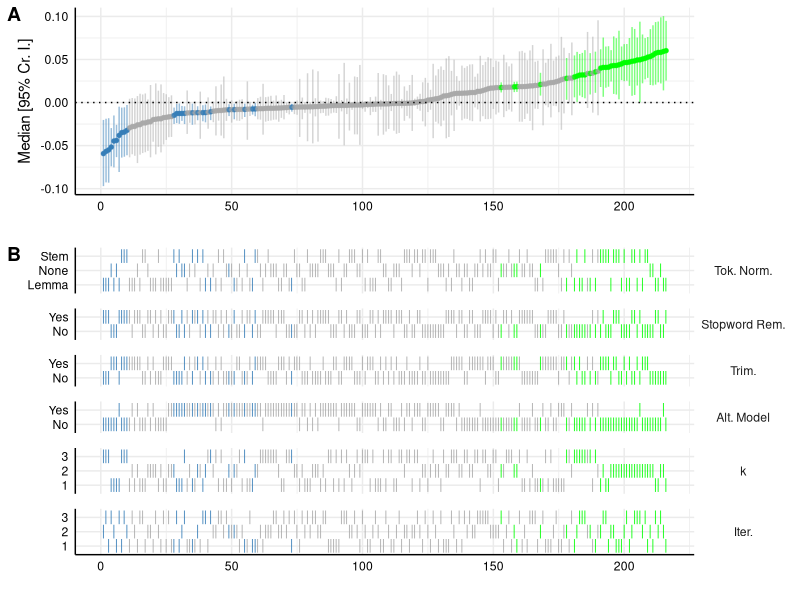
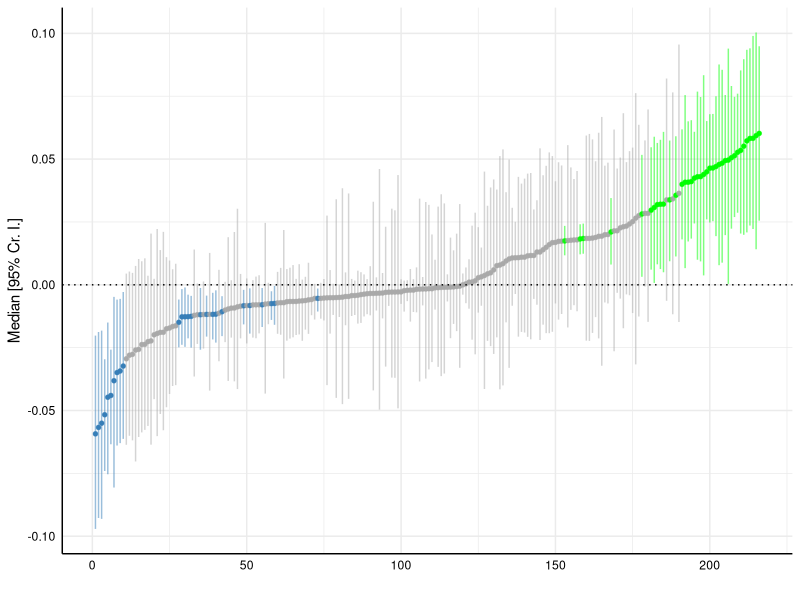
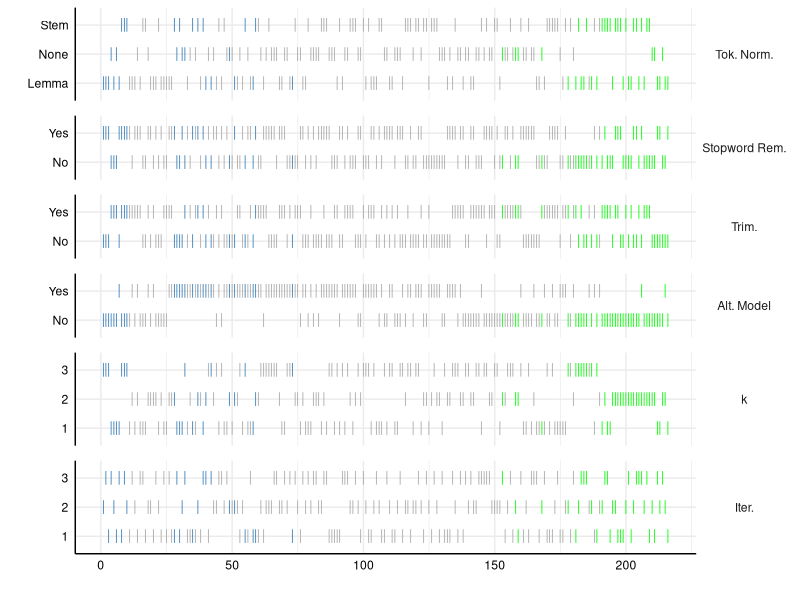

Generate these figures, in order, with R:
library(here)
library(dplyr)
library(ggplot2)

library(cowplot)
# library("dplyr")
# library("ggplot2")
# library("here")
library(stringr)
library(tidyr)

results <- read.csv(here("results", "aggregated", "czymara", "1.csv"))

plot_a <- results |>
    arrange(Estimate) |>
    mutate(specifications = 1:nrow(results),
           color = case_when(Q2.5 > 0 ~ "green",
                             Q97.5 < 0 ~ "#377eb8",
                             is.na(Estimate) ~ "#e41a1c",
                             TRUE ~ "darkgrey")) |>
    ggplot(aes(x = specifications,
               y = Estimate,
               ymin = Q2.5,
               ymax = Q97.5,
               color = color)) +
    geom_point(aes(color = color),
               size = 1) +
    theme_minimal() +
    scale_color_identity() +
    theme(strip.text = element_blank(),
          axis.line = element_line("black", linewidth = .5),
          legend.position = "none",
          panel.spacing = unit(0.75, "lines"),
          axis.text = element_text(colour = "black")) +
    labs(x = "",
         y = "Median [95% Cr. I.]") +
    geom_pointrange(alpha = 0.5,
                    size = 0.6,
                    fatten = 1) +
    geom_hline(yintercept = 0,
               colour = "black",
               linetype = "dotted")

value <- key <- NULL
choices = c("Tok. Norm.", "Stopword Rem.", "Trim.", "Alt. Model",
            "k", "Iter.")

# Todo: Panel B of the entire plot still displays k and iteration settings as
# 1, 2, 3. I suppose that this should actually display the actual values used.
plot_b <- results |>
    arrange(Estimate) |>
    mutate(specifications = 1:nrow(results),
           color = case_when(Q2.5 > 0 ~ "green",
                             Q97.5 < 0 ~ "#377eb8",
                             is.na(Estimate) ~ "#e41a1c",
                             TRUE ~ "darkgrey")) |>
    mutate(
        token_normalization = case_when(
            str_equal(token_normalization, "none") ~ "None",
            str_equal(token_normalization, "lemmatization") ~ "Lemma",
            str_equal(token_normalization, "stemming") ~ "Stem"
        ),
        stopword_removal = case_when(
            stopword_removal ~ "Yes",
            !stopword_removal ~ "No"
        ),
        trimming = case_when(
            trimming ~ "Yes",
            !trimming ~ "No"
        ),
        alternative_model = case_when(
            alternative_model ~ "Yes",
            !alternative_model ~ "No"
        )
    ) |>
    rename("Tok. Norm." = token_normalization,
           "Stopword Rem." = stopword_removal,
           "Trim." = trimming,
           "Alt. Model" = alternative_model,
           "k" = k_setting,
           "Iter." = iteration_setting) |>
    gather(key, value, all_of(choices)) |>
    mutate(key = factor(key, levels = choices)) |>
    ggplot(aes(x = specifications,
               y = value,
               color = color)) +
    geom_point(aes(x = specifications,
                   y = value),
               shape = 124,
               size = 3.35) +
    scale_color_identity() +
    theme_minimal() +
    facet_grid(key~1, scales = "free_y", space = "free_y") +
    theme(
        axis.line = element_line("black", linewidth = 0.5),
        legend.position = "none",
        panel.spacing = unit(0.75, "lines"),
        axis.text = element_text(colour = "black"),
        strip.text.x = element_blank(),
        strip.text.y = element_text(angle = 0)) +
    labs(x = "", y = "")

plot <- plot_grid(plot_a,
                  plot_b,
                  labels = c("A", "B"),
                  align = "v",
                  axis = "rbl",
                  rel_heights = c(2, 3),
                  ncol = 1)
